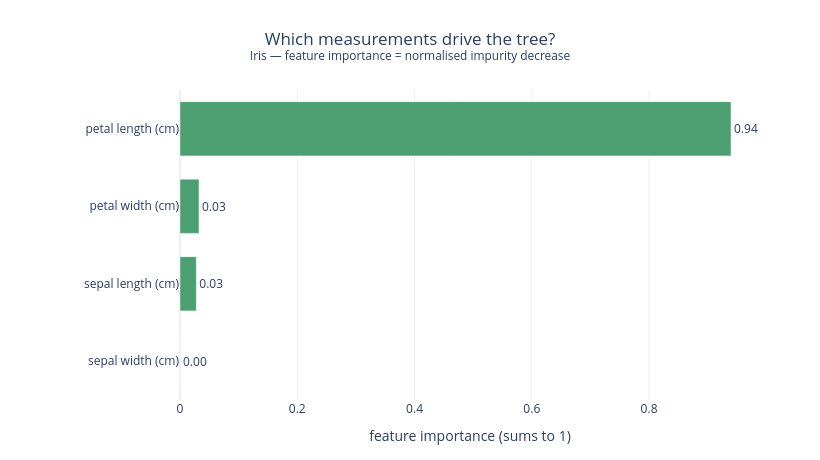

Write notebook code for a chart like this one.
### Markdown cell above
**Key insight:** the matrix is almost purely **diagonal** — setosa is always right, and only the occasional versicolor/virginica pair is confused (the two overlapping clusters from the scatter). Any off-diagonal cell names exactly which species were mixed up.

### Code cell
# Feature importances — how much each measurement reduced impurity (Plotly bar)
import plotly.graph_objects as go

imp = pd.Series(tree_i.feature_importances_, index=feat_names_i).sort_values()

fig_imp = go.Figure()
fig_imp.add_bar(
    x=imp.values, y=list(imp.index), orientation="h",
    marker=dict(color="#4c9f70", line=dict(color="white", width=0.5)),
    text=[f"{v:.2f}" for v in imp.values], textposition="outside", cliponaxis=False,
    hovertemplate="%{y}: importance = %{x:.2f}<extra></extra>", showlegend=False,
)
fig_imp.update_layout(
    title=dict(text="Which measurements drive the tree?<br>"
                    "<sup>Iris — feature importance = normalised impurity decrease</sup>",
               x=0.5, xanchor="center"),
    xaxis_title="feature importance (sums to 1)", template="plotly_white",
    width=820, height=460, bargap=0.3, margin=dict(l=180, t=90, r=60, b=60),
)
fig_imp.show()

### Figure 1 — Plotly figure (JSON) as saved in the notebook; plotly's stock layout.template omitted (floating-point values rounded to 4 significant figures)
{"data": [{"cliponaxis": false, "hovertemplate": "%{y}: importance = %{x:.2f}<extra></extra>", "marker": {"color": "#4c9f70", "line": {"color": "white", "width": 0.5}}, "orientation": "h", "showlegend": false, "text": ["0.00", "0.03", "0.03", "0.94"], "textposition": "outside", "type": "bar", "x": [0.0, 0.02784, 0.0324, 0.9398], "y": ["sepal width (cm)", "sepal length (cm)", "petal width (cm)", "petal length (cm)"]}], "layout": {"bargap": 0.3, "height": 460, "margin": {"b": 60, "l": 180, "r": 60, "t": 90}, "title": {"text": "Which measurements drive the tree?<br><sup>Iris — feature importance = normalised impurity decrease</sup>", "x": 0.5, "xanchor": "center"}, "width": 820, "xaxis": {"title": {"text": "feature importance (sums to 1)"}}}}
